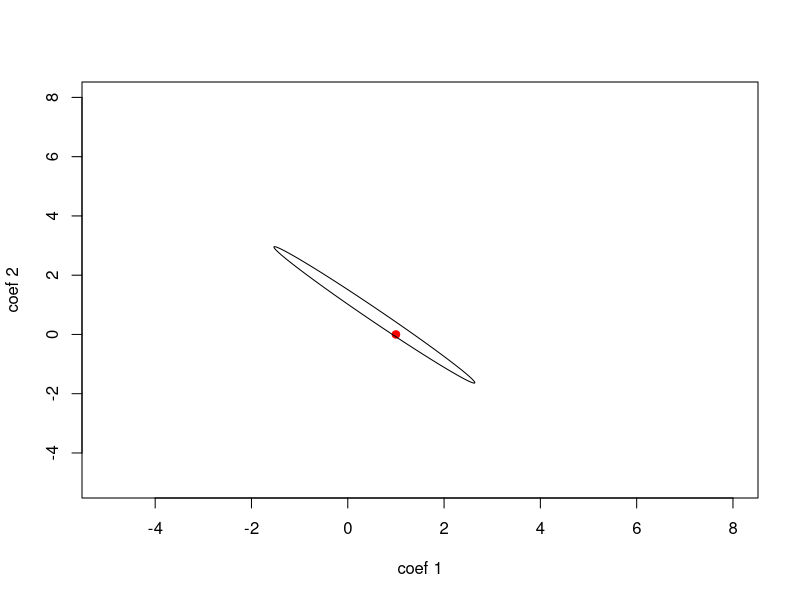
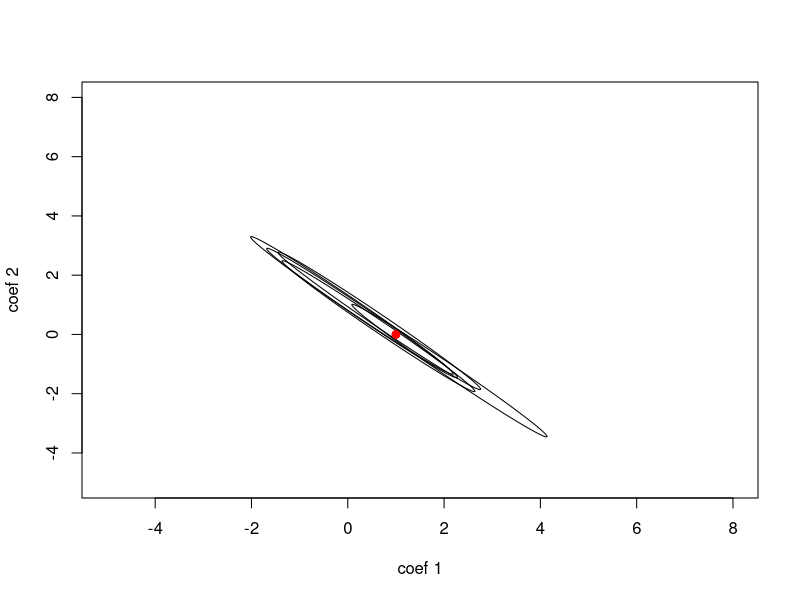

Generate these figures, in order, with R:
####################
# Finish F-test from last time
set.seed(1)
n <- 1000
p <- 2
X <- matrix(rnorm(n*p), ncol=p)
beta <- c(1,0)
epsilon <- rnorm(n,sd=3)

alpha <- 0.9
X[,2] <- alpha * X[,1] + (1-alpha) * X[,2]
y <- X %*% beta + epsilon

Z <- cbind(X[,1] + X[,2], X[,1] - X[,2])
out1 <- lm(y ~ X)
out2 <- lm(y ~ Z)
out3 <- lm(y ~ Z[,1])
out4 <- lm(y ~ 1)

anova(out4,out3,out2,out1)

# write out2 v. out3 by hand:
SSRu <- sum((out2$resid)^2)
SSRr <- sum((out3$resid)^2)

(SSRr - SSRu) / (SSRr / (n-p))

plot(0,0,col="white",ylim=c(-5,8),xlim=c(-5,8),
      xlab="coef 1", ylab="coef 2")
points(1,0,pch=19,cex=1,col="red")
mixtools::ellipse(coef(out1)[2:3],
     vcov(out1)[2:3,2:3], alpha=0.05)

# Iterate over several random samples
plot(0,0,col="white",ylim=c(-5,8),xlim=c(-5,8),
      xlab="coef 1", ylab="coef 2")
points(1,0,pch=19,cex=1,col="red")

for (i in 1:5) {
  epsilon <- rnorm(n,sd=3)
  y <- X %*% beta + epsilon
  out1 <- lm(y ~ X)
  mixtools::ellipse(coef(out1)[2:3],
      vcov(out1)[2:3,2:3])
}
points(1,0,pch=19,cex=1,col="red")
